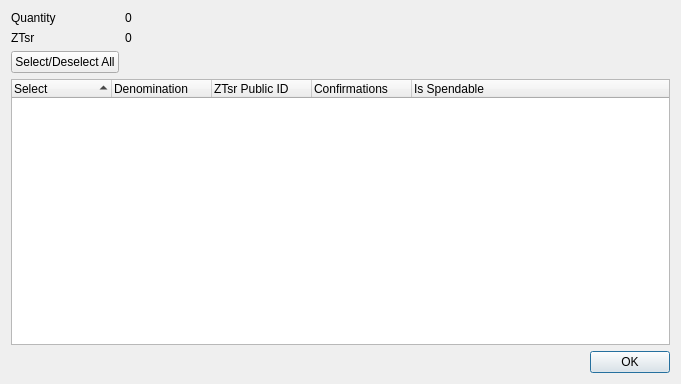
<?xml version="1.0" encoding="UTF-8"?>
<ui version="4.0">
 <class>ZTsrControlDialog</class>
 <widget class="QDialog" name="ZTsrControlDialog">
  <property name="geometry">
   <rect>
    <x>0</x>
    <y>0</y>
    <width>681</width>
    <height>384</height>
   </rect>
  </property>
  <property name="minimumSize">
   <size>
    <width>681</width>
    <height>384</height>
   </size>
  </property>
  <property name="windowTitle">
   <string>Select ZTsr to Spend</string>
  </property>
  <layout class="QGridLayout" name="gridLayout">
   <item row="0" column="0">
    <layout class="QFormLayout" name="formLayout">
     <property name="sizeConstraint">
      <enum>QLayout::SetDefaultConstraint</enum>
     </property>
     <item row="0" column="0">
      <widget class="QLabel" name="labelQuantity">
       <property name="text">
        <string>Quantity</string>
       </property>
      </widget>
     </item>
     <item row="0" column="1">
      <widget class="QLabel" name="labelQuantity_int">
       <property name="text">
        <string>0</string>
       </property>
      </widget>
     </item>
     <item row="1" column="0">
      <widget class="QLabel" name="labelZTsr">
       <property name="text">
        <string>ZTsr</string>
       </property>
      </widget>
     </item>
     <item row="1" column="1">
      <widget class="QLabel" name="labelZTsr_int">
       <property name="text">
        <string>0</string>
       </property>
      </widget>
     </item>
     <item row="2" column="0">
      <widget class="QPushButton" name="pushButtonAll">
       <property name="text">
        <string>Select/Deselect All</string>
       </property>
      </widget>
     </item>
    </layout>
   </item>
   <item row="1" column="0">
    <layout class="QVBoxLayout" name="verticalLayout">
     <item>
      <widget class="QTreeWidget" name="treeWidget">
       <property name="minimumSize">
        <size>
         <width>0</width>
         <height>250</height>
        </size>
       </property>
       <property name="alternatingRowColors">
        <bool>true</bool>
       </property>
       <property name="sortingEnabled">
        <bool>true</bool>
       </property>
       <property name="columnCount">
        <number>5</number>
       </property>
       <attribute name="headerDefaultSectionSize">
        <number>100</number>
       </attribute>
       <column>
        <property name="text">
         <string notr="true">Select</string>
        </property>
       </column>
       <column>
        <property name="text">
         <string notr="true">Denomination</string>
        </property>
       </column>
       <column>
        <property name="text">
         <string notr="true">ZTsr Public ID</string>
        </property>
       </column>
       <column>
        <property name="text">
         <string notr="true">Confirmations</string>
        </property>
       </column>
       <column>
        <property name="text">
         <string>Is Spendable</string>
        </property>
       </column>
      </widget>
     </item>
     <item>
      <widget class="QDialogButtonBox" name="buttonBox">
       <property name="orientation">
        <enum>Qt::Horizontal</enum>
       </property>
       <property name="standardButtons">
        <set>QDialogButtonBox::Ok</set>
       </property>
      </widget>
     </item>
    </layout>
   </item>
  </layout>
 </widget>
 <resources/>
 <connections>
  <connection>
   <sender>buttonBox</sender>
   <signal>accepted()</signal>
   <receiver>ZTsrControlDialog</receiver>
   <slot>accept()</slot>
   <hints>
    <hint type="sourcelabel">
     <x>248</x>
     <y>254</y>
    </hint>
    <hint type="destinationlabel">
     <x>157</x>
     <y>274</y>
    </hint>
   </hints>
  </connection>
  <connection>
   <sender>buttonBox</sender>
   <signal>rejected()</signal>
   <receiver>ZTsrControlDialog</receiver>
   <slot>reject()</slot>
   <hints>
    <hint type="sourcelabel">
     <x>316</x>
     <y>260</y>
    </hint>
    <hint type="destinationlabel">
     <x>286</x>
     <y>274</y>
    </hint>
   </hints>
  </connection>
 </connections>
</ui>
